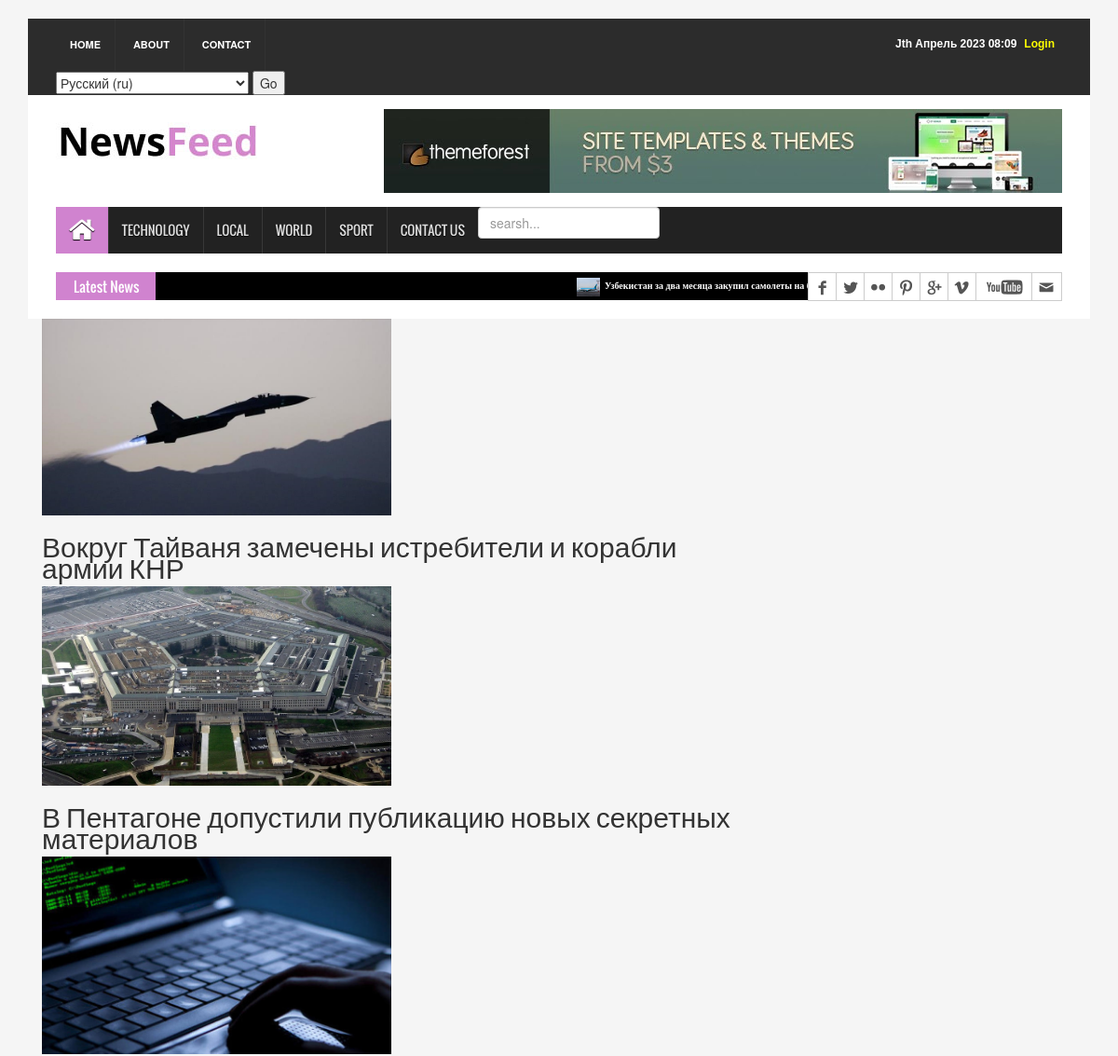
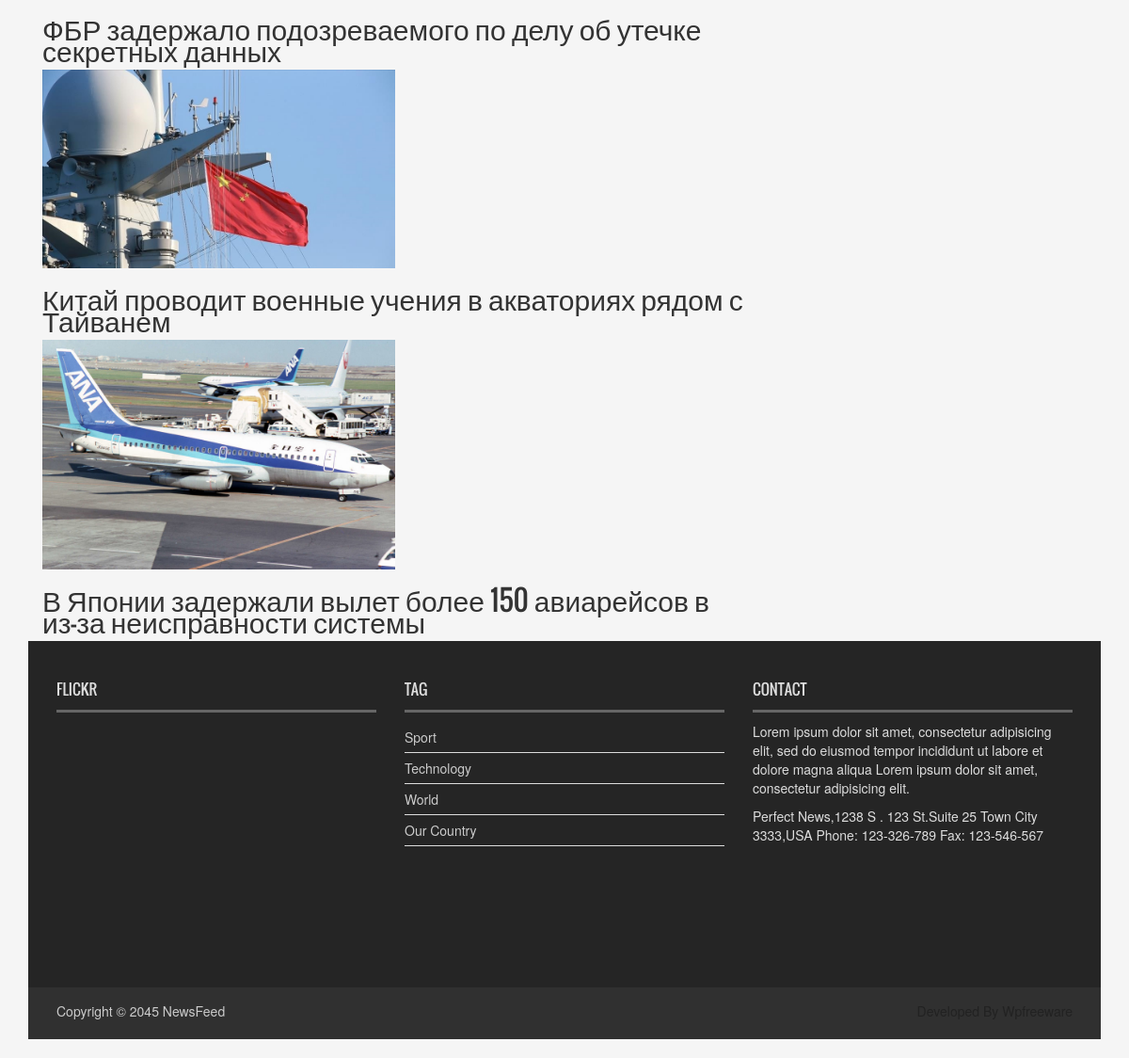
The page /ru/foreign/ on the database its author committed (2 pictures, top to bottom).
### news_app/models.py (models this page shows, shortened)
class News(models.Model):
    class Status(models.TextChoices):
        Draft = 'DF','Draft'
        Published = 'PB','Published'
    title = models.CharField(max_length=250)
    slug = models.SlugField(max_length=250)
    body = models.TextField()
    image = models.ImageField(upload_to='news/images')
    category = models.ForeignKey(Category,on_delete=models.CASCADE)
    publish_time = models.DateTimeField(default=timezone.now)
    created_time = models.DateTimeField(auto_now_add=True)
    updated_time = models.DateTimeField(auto_now=True)
    status = models.CharField(max_length=2,choices=Status.choices,default=Status.Draft)
    objects = models.Manager() #default manager
    published = PublishedManager()
    class Meta:
        ordering = ['-publish_time']

class Category(models.Model):
    name = models.CharField(max_length=150)

### news_app/views.py (the view)
# urls.py: path('foreign/',ForeignNewsView.as_view(), name='foreign_news_page'),
class ForeignNewsView(ListView):
    model = News
    template_name = 'news/world.html'
    context_object_name = 'world_news'
    def get_queryset(self):
        news = self.model.published.all().filter(category__name='World')
        return news

### news_app/context_processor.py (called while the page is built)
def latest_news(request):
    latest_news = News.published.all().order_by('-publish_time')[:10]
    categories = Category.objects.all()
    context = {
        'latest_news': latest_news,
        'categories': categories,
    }
    return context

### news_app/models.py (called while the page is built)
    def get_queryset(self):
        return super().get_queryset().filter(status=News.Status.Published)

### templates/news/world.html (shortened to what this page needs)
{% extends 'news/base.html' %}
{% load static %}
{% block content %}
    {% for news in world_news %}
       <div class="container">
           <div class="row">
               <div class="col-lg-8 ">
                   <img src="{{news.image.url}}" alt="{{news.title}}" style="width: 50%;">
                   <h2 class="">{{news.title}}</h2>
               </div>
           </div>
       </div>
    {% endfor %}
{% endblock %}

### templates/news/base.html (shortened to what this page needs)
{% load static %}
{% load i18n %}
<!DOCTYPE html>
<html>
<head>
<link rel="stylesheet" type="text/css" href="{% static 'css/bootstrap.min.css' %}">
<link rel="stylesheet" type="text/css" href="{% static 'css/font-awesome.min.css' %}">
<link rel="stylesheet" type="text/css" href="{% static 'css/animate.css' %}">
<link rel="stylesheet" type="text/css" href="{% static 'css/font.css' %}">
<link rel="stylesheet" type="text/css" href="{% static 'css/li-scroller.css' %}">
<link rel="stylesheet" type="text/css" href="{% static 'css/slick.css' %}">
<link rel="stylesheet" type="text/css" href="{% static 'css/jquery.fancybox.css' %}">
<link rel="stylesheet" type="text/css" href="{% static 'css/theme.css' %}">
<link rel="stylesheet" type="text/css" href="{% static 'css/style.css' %}">
</head>
<body>
<div class="container">
  <header id="header">
    <div class="row">
      <div class="col-lg-12 col-md-12 col-sm-12">
        <div class="header_top">
          <div class="header_top_left">
            <ul class="top_nav">
              <li><a href="{% url 'home_page' %}">Home</a></li>
              <li><a href="#">About</a></li>
              <li><a href="{% url 'contact_page' %}">Contact</a></li>
              <form action="{% url 'set_language' %}" method="post">{% csrf_token %}
                <select name="language">
                    {% get_current_language as LANGUAGE_CODE %}
                    {% get_available_languages as LANGUAGES %}
                    {% get_language_info_list for LANGUAGES as languages %}
                    {% for language in languages %}
                        <option value="{{ language.code }}"{% if language.code == LANGUAGE_CODE %} selected{% endif %}>
                            {{ language.name_local }} ({{ language.code }})
                        </option>
                    {% endfor %}
                </select>
                <input type="submit" value="Go">
            </form>
            </ul>
          </div>
          <div class="header_top_right">
            {% if request.user.is_authenticated %}
            <p><a href="{% url 'logout' %}" style="color: red;">Logout</a></p>
            <p><a href="{% url 'user_profile' %}" style="color: yellow
            ;">My profile</a></p>
            {% else %}
            <p><a href="{% url 'login' %}" style="color: yellow;">Login</a></p>
            {% endif %}
            <p>{% now 'JS F Y H:i' %}</p>
          </div>
        </div>
      </div>
      <div class="col-lg-12 col-md-12 col-sm-12">
        <div class="header_bottom">
          <div class="logo_area"><a href="{% url 'home_page' %}" class="logo"><img src="{% static 'images/logo.jpg' %}" alt=""></a></div>
          <div class="add_banner"><a href="#"><img src="{% static 'images/addbanner_728x90_V1.jpg' %}" alt=""></a></div>
        </div>
      </div>
    </div>
  </header>
  <section id="navArea">
    <nav class="navbar navbar-inverse" role="navigation">
      <div id="navbar" class="navbar-collapse collapse">
        <ul class="nav navbar-nav main_nav">
          <li class="active"><a href="{% url 'home_page' %}"><span class="fa fa-home desktop-home"></span><span class="mobile-show">Home</span></a></li>
          <li><a href="{% url 'technology_news_page' %}">Technology</a></li>
          <li><a href="{% url 'local_news_page' %}">Local</a></li>
          <li><a href="{% url 'foreign_news_page' %}">World</a></li>
          <li><a href="{% url 'sport_news_page' %}">Sport</a></li>
          <li><a href="{% url 'contact_page' %}">Contact Us</a></li>
          <li>
              <form action="{% url 'search_results' %}" method="get">
                  <input type="search" name="q" placeholder="searsh..." class="form-control">
              </form>
          </li>
        </ul>
      </div>
    </nav>
  </section>
  <section id="newsSection">
    <div class="row">
      <div class="col-lg-12 col-md-12">
        <div class="latest_newsarea"> <span>Latest News</span>
          <ul id="ticker01" class="news_sticker">
            {% for news in latest_news %}
            <li><a href="#"><img src="{{news.image.url}}" alt="">{{news.title}}</a></li>
            {% endfor %}
          </ul>
          <div class="social_area">
            <ul class="social_nav">
              <li class="facebook"><a href="#"></a></li>
              <li class="twitter"><a href="#"></a></li>
              <li class="flickr"><a href="#"></a></li>
              <li class="pinterest"><a href="#"></a></li>
              <li class="googleplus"><a href="#"></a></li>
              <li class="vimeo"><a href="#"></a></li>
              <li class="youtube"><a href="#"></a></li>
              <li class="mail"><a href="#"></a></li>
            </ul>
          </div>
        </div>
      </div>
    </div>
  </section>
  {% block content %}
  {% endblock %}
  <footer id="footer">
    <div class="footer_top">
      <div class="row">
        <div class="col-lg-4 col-md-4 col-sm-4">
          <div class="footer_widget wow fadeInLeftBig">
            <h2>Flickr </h2>
          </div>
        </div>
        <div class="col-lg-4 col-md-4 col-sm-4">
          <div class="footer_widget wow fadeInDown">
            <h2>Tag</h2>
            <ul class="tag_nav">
              {% for category in categories %}
              <li><a href="#">{{category.name}}</a></li>
              {% endfor %}
            </ul>
          </div>
        </div>
        <div class="col-lg-4 col-md-4 col-sm-4">
          <div class="footer_widget wow fadeInRightBig">
            <h2>Contact</h2>
            <p>Lorem ipsum dolor sit amet, consectetur adipisicing elit, sed do eiusmod tempor incididunt ut labore et dolore magna aliqua Lorem ipsum dolor sit amet, consectetur adipisicing elit.</p>
            <address>
            Perfect News,1238 S . 123 St.Suite 25 Town City 3333,USA Phone: 123-326-789 Fax: 123-546-567
            </address>
          </div>
        </div>
      </div>
    </div>
    <div class="footer_bottom">
      <p class="copyright">Copyright &copy; 2045 <a href="#">NewsFeed</a></p>
      <p class="developer">Developed By Wpfreeware</p>
    </div>
  </footer>
</div>
</body>
</html>

### static/css/li-scroller.css (style rules this page uses)
ul.newsticker { position:relative; left:750px; font:bold 10px Verdana; list-style-type:none; margin:0; padding:0 }
ul.newsticker li { float:left; margin:0; padding:0 }
ul.newsticker a { white-space:nowrap; padding:0; color:#fff; margin:0 50px 0 0 }
ul.newsticker a > img { height:20px; margin-right:5px; width:25px }

### static/css/theme.css (style rules this page uses)
.navbar-inverse .navbar-nav > .active > a, .navbar-inverse .navbar-nav > .active > a:hover, .navbar-inverse .navbar-nav > .active > a:focus { background-color:#d083cf }
.latest_newsarea span { background:none repeat scroll 0 0 #d083cf }

### rows shown on the page
News: image (picture), title "Узбекистан за два месяца закупил самолеты на более 700 млн долларов"
News: image (picture), title "Вокруг Тайваня замечены истребители и корабли армии КНР"
News: image (picture), title "В Пентагоне допустили публикацию новых секретных материалов"
News: image (picture), title "ФБР задержало подозреваемого по делу об утечке секретных данных"
News: image (picture), title "Китай проводит военные учения в акваториях рядом с Тайванем"
News: image (picture), title "В Японии задержали вылет более 150 авиарейсов в из-за неисправности системы"
Category: name "Sport"
Category: name "Technology"
Category: name "World"
Category: name "Our Country"

### other values the page prints
form field language "Русский (ru)"
